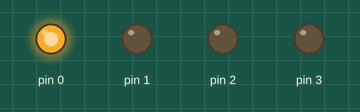
This sketch was run on a simulated Arduino Uno, built with avr-gcc and run on an emulated ATmega328P. Shown: output pins drawn as LEDs (lit = HIGH).

Above: at 0.2 s.
At 1.2 s:
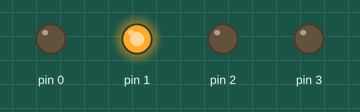
At 2.2 s:
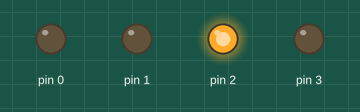
At 3.2 s:
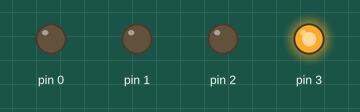
At 4.7 s:
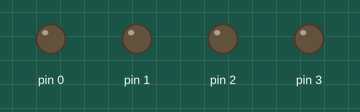
Timing chart, 0 to 5.2 s (numbered marks = the images above):
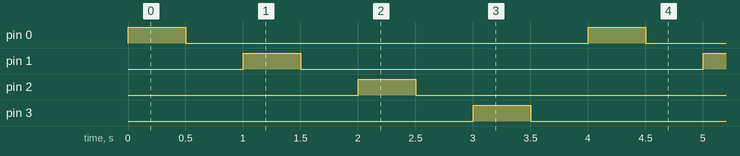

The sketch:

20230121_LED_____.ino
```cpp
// 2023.01.21 최초생성
// 2023.02.19 1차수정

// 아두이노 우노 LED 깜빡이기
// 기초, for문 활용

void setup() {
  for(int i=0; i < 4; i++) {
   pinMode(i, OUTPUT); // 사용하는 모든 핀 핀모드 출력모드
  }
}

// 반복
void loop() {
  for(int i=0; i < 4; i++)
  {
    // 1번 LED
    digitalWrite(i, HIGH); // 1번 LED 켜기
    delay(500);            // 1초 대기
    digitalWrite(i, LOW);  // 1번 LED 끄기
    delay(500);            // 1초 대기

  }
}
```

Measured:
- by itself, pin 0–3: alternates HIGH for 0.50 s and LOW for 3.5 s
- by itself, everything shown: repeats every 4.0 s, in 8 steps
